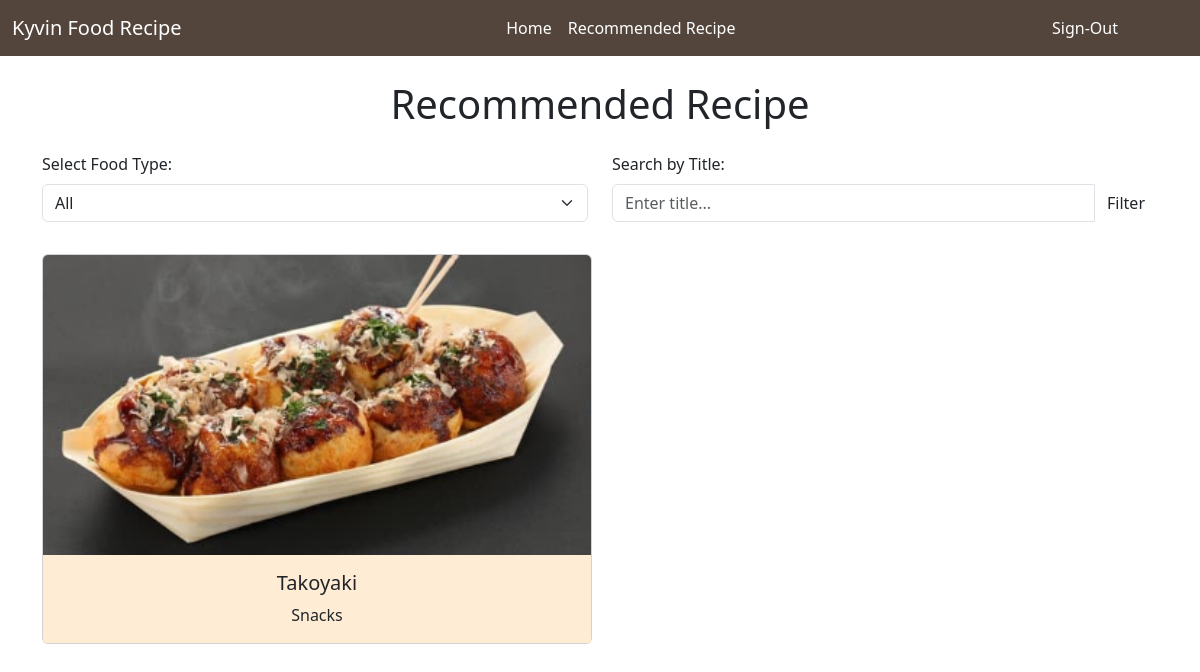
/melvin/recommenduser.php?type=Snacks (signed in), run on the app's committed database.
### tables this page shows
CREATE TABLE `foods` (
  `food_id` int(11) NOT NULL,
  `title` varchar(255) NOT NULL,
  `type` varchar(255) NOT NULL,
  `description` varchar(2000) NOT NULL,
  `ingredients` varchar(2000) NOT NULL,
  `steps` varchar(2000) NOT NULL,
  `image_path` varchar(1000) NOT NULL,
  `date_created` int(11) NOT NULL DEFAULT current_timestamp(),
  `view_count` int(11) NOT NULL
);

### melvin/recommenduser.php (the view, shortened to what this page needs)
<!DOCTYPE html>
<html lang="en">
<head>
    <link rel="stylesheet" href="https://cdn.jsdelivr.net/npm/bootstrap@5.2.2/dist/css/bootstrap.min.css">
</head>
<body>
    <?php include('navbaruser.php'); ?>
    <div class="container my-4">
        <h1 class="text-center mb-4">Recommended Recipe</h1>
        <form method="get" class="mb-3">
            <div class="row">
                <div class="col-md-6 mb-3">
                    <label for="type" class="form-label">Select Food Type:</label>
                    <select class="form-select" id="type" name="type">
                    <option value="">All</option>
                    </select>
                </div>
                <div class="col-md-6 mb-3">
                    <label for="search" class="form-label">Search by Title:</label>
                    <div class="input-group">
                        <input type="text" class="form-control" id="search" name="search" placeholder="Enter title...">
                        <button type="submit" class="btn btn-filter">Filter</button>
                    </div>
                </div>
            </div>
        </form>
        <?php
include('connect.php');
$whereClause = '';
if (isset($_GET['type']) && $_GET['type'] !== '') {
    $bookType = mysqli_real_escape_string($conn, $_GET['type']);
    $whereClause .= " WHERE type = '$bookType'";
}
$topFoodsSql = "SELECT * FROM foods" . $whereClause . " ORDER BY view_count DESC LIMIT 6";
$topFoodsResult = mysqli_query($conn, $topFoodsSql);
if (mysqli_num_rows($topFoodsResult) > 0) {
    ?>
    <div class="row">
        <?php
        while ($topBook = mysqli_fetch_assoc($topFoodsResult)) {
            ?>
            <div class="col-md-6">
                <a href="viewrecommenduser.php?id=<?php echo $topBook['food_id']; ?>">
                    <div class="card mb-4">
                        <img src="<?php echo $topBook['image_path']; ?>" alt="<?php echo $topBook['title']; ?>" class="card-img-top">
                        <div class="card-body">
                            <h5 class="card-title"><?php echo $topBook['title']; ?></h5>
                            <p class="card-text"><?php echo $topBook['type']; ?></p>
                        </div>
                    </div>
                </a>
            </div>
            <?php
        }
        ?>
    </div>
    <?php
} else {
    echo "<p class='text-center'>No recommended recipe available.</p>";
}
?>
    </div>
</body>
</html>

### melvin/recommenduser.php (style rules this page uses)
body { background-color: rgba(255, 232, 205, 0.829); }
.card-img-top { height: 300px; object-fit: cover; }
.btn-filter { background-color:#695c53; color: White; }
.card { width: 550px; border: 5px solid #53453c; }
.card-body { position: relative; align-items: center; justify-content: center; display: flex; flex-direction: column; text-decoration: none; background-color: rgba(255, 232, 205, 0.829); }
.col-md-6 a { text-decoration: none; color: black; }

### data on the page
foods: image_path (picture), title "Takoyaki", type "Snacks"
